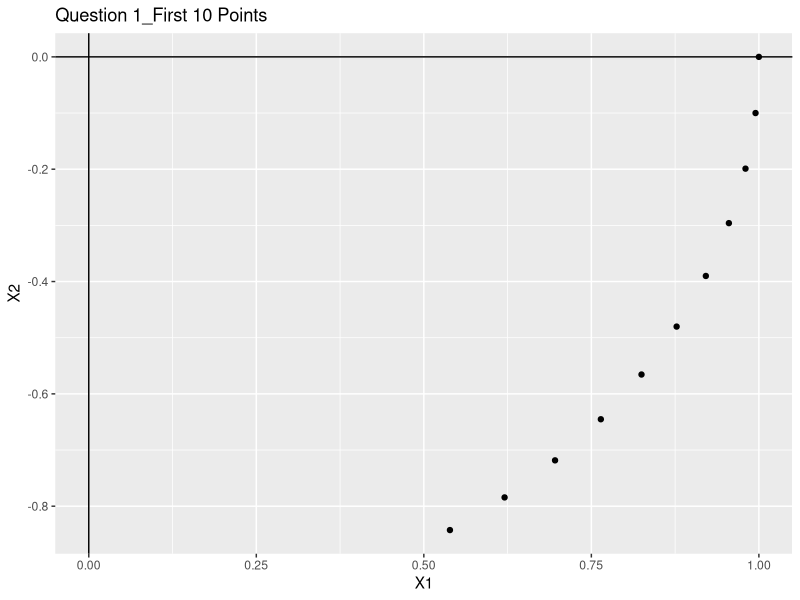
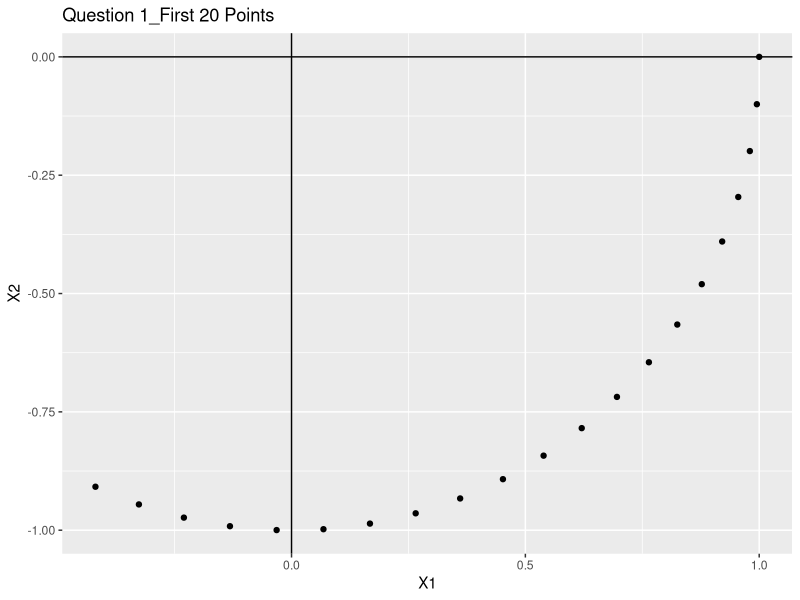
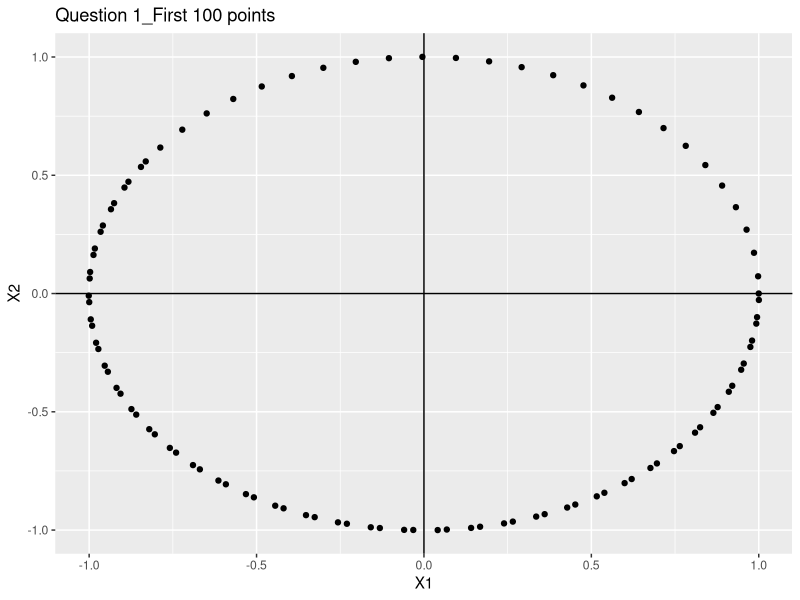
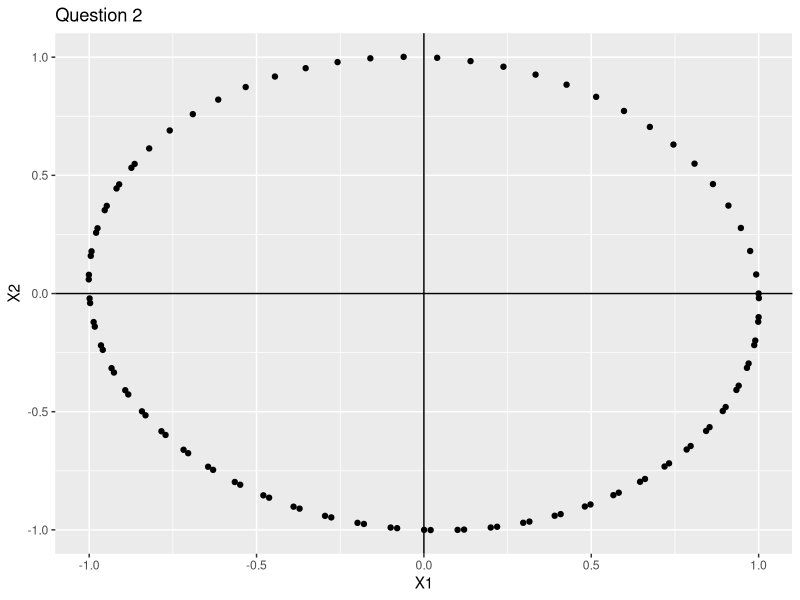
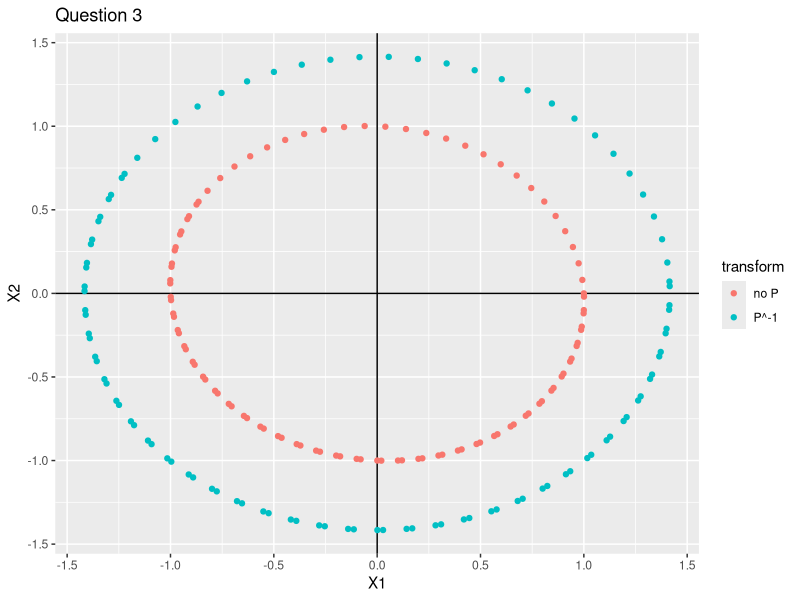

Source code (R) for these figures, in order: (Note: this script raises an error after producing the figures.)
library(expm)
library(ggplot2)

# TODOS:
# 1. q1, run function for needed numbers of points and then plot them. 
# 2. q5, find a matrix that will produce the ellispe. run function and plot
# see https://en.wikipedia.org/wiki/Matrix_representation_of_conic_sections
# 3. q6, figure out what you want to define as "close" to X1 and then plot them
# 4. do q7, q8


# this will perform most of the computations needed

matrix.rotate <- function(x0, matrot, point){
  # start a list with x0 as its only values
  lst <- c(x0)
  
  # set up x current with the intial conditions
  x.current <- x0
  
  for(i in 1:point){
    x.new <- x.current %*% matrot
    lst <- c(lst, x.new)
    x.current <- x.new
  }
  print(lst)  
  matrix.final <- matrix(lst, nrow = 2, ncol = point + 1)
  return(matrix.final)
}

# q1 consider x(n+1) = x(n) and Ax(n)
# with A = ((.995,-.1)(.1,.995))
# pick some x in R2 and compute first 10 points
# then first 20, then first 100
#############################
#A should wrtiten in this way
#############################
A = matrix(c(.995, .1, -.1, .995), nrow = 2, ncol = 2)


x0 = matrix(c(1,0), nrow = 1, ncol = 2)

q1.10 <- matrix.rotate(x0, A, 10)
q1.20 <- matrix.rotate(x0, A, 20)
q1.100 <- matrix.rotate(x0, A, 100)

A10_df <- data.frame(t(q1.10))
A20_df <- data.frame(t(q1.20))
A100_df <- data.frame(t(q1.100))

ggplot(data = A10_df, aes(x = X1, y = X2)) +
  geom_hline(aes(yintercept = 0)) +
  geom_vline(aes(xintercept = 0)) +
  geom_point() +
  ggtitle("Question 1_First 10 Points")

ggplot(data = A20_df, aes(x = X1, y = X2)) +
  geom_hline(aes(yintercept = 0)) +
  geom_vline(aes(xintercept = 0)) +
  geom_point() +
  ggtitle("Question 1_First 20 Points")

ggplot(data = A100_df, aes(x = X1, y = X2)) +
  geom_hline(aes(yintercept = 0)) +
  geom_vline(aes(xintercept = 0)) +
  geom_point() +
  ggtitle("Question 1_First 100 points")

# q2 now use B = ((1,-.1),(.1,.99))
# compute first 100 points and plot
#############################
#B should written in this way
#############################
B = matrix(c(1, .1, -.1, .99), nrow = 2, ncol = 2)

q2.100 <- matrix.rotate(x0, B, 5)
#############################################################
# Is here should be 100 instead of 5,as the question stated?#
#############################################################
q2.100 <- matrix.rotate(x0, B, 100)
B100_df <- data.frame(t(q2.100))
B100_df$transform <- "no P"

ggplot(data = B100_df, aes(x = X1, y = X2)) +
  geom_hline(aes(yintercept = 0)) +
  geom_vline(aes(xintercept = 0)) +
  geom_point() +
  ggtitle("Question 2")

# q3 compute the Vr Vi of one of the eigen vectors of B let
# let P = (Vr,Vi) what shape will the points in q2 become
# when mulitiplied by P^-1

P <- matrix(c(0.7071, 0.0354, 0,0.7062), nrow = 2, ncol = 2)
#####################################################################
#P should be matrix(c(0.7071, -0.0354, 0,0.7062), nrow = 2, ncol = 2)
######################################################################
P <- matrix(c(0.7071, -0.0354, 0,0.7062), nrow = 2, ncol = 2)
P.inverse <- solve(P)

q3 <- P.inverse %*%  q2.100

q3_df <- data.frame(t(q3))
q3_df$transform <- "P^-1"

q2q3_df <- rbind(B100_df, q3_df)

ggplot(data = q2q3_df, aes(x = X1, y = X2, color = transform)) +
  geom_hline(aes(yintercept = 0)) +
  geom_vline(aes(xintercept = 0)) +
  geom_point() +
  ggtitle("Question 3")

# q4 Dianonalize A and B are the Vr Vi of an complex eigen
# vector are they orthogonal
########################
# prove it analytically#
########################



# q5 find a matrix such that the points form a very long narrow
# ellipse
#######################
# I can not come up one:-(
##################################

M = matrix(c(), nrow = 2, ncol = 2)


x0 = matrix(c(1,0), nrow = 1, ncol = 2)

q5.100 <- matrix.rotate(x0, M, 100)

M100_df <- data.frame(t(q5.100))

ggplot(data = M100_df, aes(x = X1, y = X2)) +
  geom_hline(aes(yintercept = 0)) +
  geom_vline(aes(xintercept = 0)) +
  geom_point() +
  ggtitle("Question 5_Long Narrow Ellipse")


# q6 for E values of A compute angle by which A rotates points.
# if X(0) = (1,0) find values for n in which X(n) is very close
# the x1 axis. then repeat for B


# q7 compute first 100,000 points affected by A, only plot
# every 314th point, then every 3137th point.

A = matrix(c(.995, .1, -.1, .995), nrow = 2, ncol = 2)

x0 = matrix(c(1,0), nrow = 1, ncol = 2)

q7.100000 <- matrix.rotate(x0, A, 100000)

######################################################################
# here, should write another functions to make it only generates every 
######################################################################
A100000_df <- data.frame(t(q7.100000))

ggplot(data = A100000_df, aes(x = X1, y = X2)) +
  geom_hline(aes(yintercept = 0)) +
  geom_vline(aes(xintercept = 0)) +
  geom_point() +
  ggtitle("Question 7_First 100000 Points_Every 314th")





# q8 let A+ = 1.01 A solve x(n+1) = A+x(n) and plot first 200
# points repeat for .99A, 1.01B and .99B
#A+ = 1.01 A
A = matrix(c(.995, .1, -.1, .995), nrow = 2, ncol = 2)
Aplus=1.01*A

x0 = matrix(c(1,0), nrow = 1, ncol = 2)

q8.200 <- matrix.rotate(x0, Aplus, 200)
Aplus200_df <- data.frame(t(q8.200))

ggplot(data = Aplus200_df, aes(x = X1, y = X2)) +
  geom_hline(aes(yintercept = 0)) +
  geom_vline(aes(xintercept = 0)) +
  geom_point() +
  ggtitle("Question 8_First 200 Points_1.01A")


#A+ = 0.99A
A = matrix(c(.995, .1, -.1, .995), nrow = 2, ncol = 2)
Apluss=0.99*A

x0 = matrix(c(1,0), nrow = 1, ncol = 2)

q88.200 <- matrix.rotate(x0, Apluss, 200)
Apluss200_df <- data.frame(t(q88.200))

ggplot(data = Apluss200_df, aes(x = X1, y = X2)) +
  geom_hline(aes(yintercept = 0)) +
  geom_vline(aes(xintercept = 0)) +
  geom_point() +
  ggtitle("Question 8_First 200 Points_0.99A")

#B+ = 1.01 B
B = matrix(c(1, .1, -.1, .99), nrow = 2, ncol = 2)
Bplus=1.01*B

x0 = matrix(c(1,0), nrow = 1, ncol = 2)

q8b.200 <- matrix.rotate(x0, Bplus, 200)
Bplus200_df <- data.frame(t(q8b.200))

ggplot(data = Bplus200_df, aes(x = X1, y = X2)) +
  geom_hline(aes(yintercept = 0)) +
  geom_vline(aes(xintercept = 0)) +
  geom_point() +
  ggtitle("Question 8_First 200 Points_1.01B")


#B+ = 0.99B
B = matrix(c(1, .1, -.1, .99), nrow = 2, ncol = 2)
Bpluss=0.99*A

x0 = matrix(c(1,0), nrow = 1, ncol = 2)

q88b.200 <- matrix.rotate(x0, Bpluss, 200)
Bpluss200_df <- data.frame(t(q88b.200))

ggplot(data = Bpluss200_df, aes(x = X1, y = X2)) +
  geom_hline(aes(yintercept = 0)) +
  geom_vline(aes(xintercept = 0)) +
  geom_point() +
  ggtitle("Question 8_First 200 Points_0.99B")
